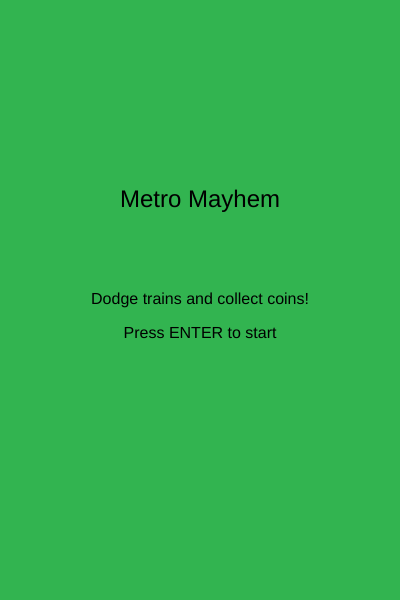
Frame 1 (no input)
Frame 60 (no input): identical to frame 1, image omitted
Frame 120 (the mouse pressed at the canvas centre since frame 60): identical to frame 1, image omitted

The p5.js sketch that drew this single still picture (run headless with seeded random() and noise() and a simulated clock; from frame 60 on, the mouse is pressed at the canvas centre):

// p5.js sketch
// ── sketch.js
// Game variables
let player;
let trains = [];
let coins = [];
let lanes = [100, 200, 300]; 
let score = 0;
let gameState = "title";
let trainSpeed = 6;
let currentLane = 1; 

// Setup function
function setup() {
  createCanvas(400, 600); 

  // Initialize the player
  player = {
    x: lanes[currentLane],
    y: height - 100,
    width: 30,
    height: 30,
    color: color(0, 150, 255),
  };

  // Initialize trains (only 2)
  trains = [];
  let shuffledLanes = shuffle([...lanes]);
  for (let i = 0; i < 2; i++) {
    trains.push({
      x: shuffledLanes[i],
      y: random(-600, -100),
      width: 100,
      height: 100,
      color: color(200, 0, 0),
    });
  }

  // Initialize coins
  coins = [];
  for (let i = 0; i < 3; i++) {
    coins.push({
      x: random(lanes),
      y: random(-600, -100),
      radius: 15,
      color: color(255, 215, 0),
    });
  }
}

// Main game loop
function draw() {
  background(50, 180, 80); // Green grass

  if (gameState === "title") {
    drawTitleScreen();
  } else if (gameState === "play") {
    playGame();
  } else if (gameState === "gameOver") {
    drawGameOver();
  }
}

// Title screen
function drawTitleScreen() {
  textAlign(CENTER, CENTER);
  fill(0);
  textSize(24);
  text("Metro Mayhem", width / 2, height / 3);
  textSize(16);
  text("Dodge trains and collect coins!", width / 2, height / 2);
  text("Press ENTER to start", width / 2, height / 1.8);

  if (keyIsPressed && keyCode === ENTER) {
    startGame();
  }
}

// Start/restart game
function startGame() {
  gameState = "play";
  score = 0;
  currentLane = 1;
  trainSpeed = 6;
  player.x = lanes[currentLane];

  // Reset trains
  trains = [];
  let shuffledLanes = shuffle([...lanes]);
  for (let i = 0; i < 2; i++) {
    trains.push({
      x: shuffledLanes[i],
      y: random(-600, -100),
      width: 100,
      height: 100,
      color: color(200, 0, 0),
    });
  }

  // Reset coins
  for (let coin of coins) {
    coin.y = random(-600, -100);
    let occupiedLanes = trains.map(train => train.x);
    let availableLanes = lanes.filter(lane => !occupiedLanes.includes(lane));
    coin.x = random(availableLanes);
  }
}

// Main gameplay
function playGame() {
  // Draw lanes
  fill(0, 255, 0, 50);
  for (let lane of lanes) {
    rect(lane - 50, 0, 100, height);
  }

  // Draw player
  fill(player.color);
  rect(player.x - player.width / 2, player.y - player.height / 2, player.width, player.height);

  // Player controls
  if (keyIsPressed) {
    if (keyCode === LEFT_ARROW && currentLane > 0) {
      currentLane--;
    } else if (keyCode === RIGHT_ARROW && currentLane < lanes.length - 1) {
      currentLane++;
    } else if (keyCode === UP_ARROW) {
      currentLane = 1;
    }
    player.x = lanes[currentLane];
  }

  // Move and draw trains
  for (let train of trains) {
    fill(train.color);
    rect(train.x - train.width / 2, train.y, train.width, train.height);
    train.y += trainSpeed;

    // Respawn train ensuring a free lane remains
    if (train.y > height) {
      let otherTrains = trains.filter(t => t !== train && t.y > 0 && t.y < height);
      let occupiedLanes = otherTrains.map(t => t.x);
      let availableLanes = lanes.filter(lane => !occupiedLanes.includes(lane));
      if (availableLanes.length > 0) {
        train.x = random(availableLanes);
        train.y = random(-600, -100);
      } else {
        train.y = height - 1; 
      }
    }

    // Collision with player
    if (
      player.x < train.x + train.width / 2 &&
      player.x + player.width > train.x - train.width / 2 &&
      player.y < train.y + train.height &&
      player.y + player.height > train.y
    ) {
      gameState = "gameOver";
    }
  }

  // Move and draw coins
  for (let coin of coins) {
    fill(coin.color);
    ellipse(coin.x, coin.y, coin.radius * 2);
    coin.y += trainSpeed;

    // Respawn coin
    if (coin.y > height) {
      coin.y = random(-600, -100);
      let occupiedLanes = trains.map(train => train.x);
      let availableLanes = lanes.filter(lane => !occupiedLanes.includes(lane));
      coin.x = random(availableLanes);
    }

    // Coin collection
    let distToPlayer = dist(player.x, player.y, coin.x, coin.y);
    if (distToPlayer < player.width / 2 + coin.radius) {
      score++;
      coin.y = random(-600, -100);
      let occupiedLanes = trains.map(train => train.x);
      let availableLanes = lanes.filter(lane => !occupiedLanes.includes(lane));
      coin.x = random(availableLanes);
    }
  }

  // Display score
  fill(0);
  textSize(18);
  text("Score: " + score, 40, 20);

  // Train speed increases based on score
  if (score % 10 === 0 && score > 0 && frameCount % 10 === 0) {
    if (score >= 20) {
      trainSpeed += 0.90;
    } 
    if (score >= 40) {
      trainSpeed += 1;
    } else {
      trainSpeed += 0.01;
    }
  }
}

// Game Over screen
function drawGameOver() {
  textAlign(CENTER, CENTER);
  fill(0);
  textSize(24);
  text("Game Over!", width / 2, height / 2);
  textSize(16);
  text("Score: " + score, width / 2, height / 1.8);
  text("Press R to restart", width / 2, height / 1.6);

  if (keyIsPressed && key === "r") {
    startGame();
  }
}
